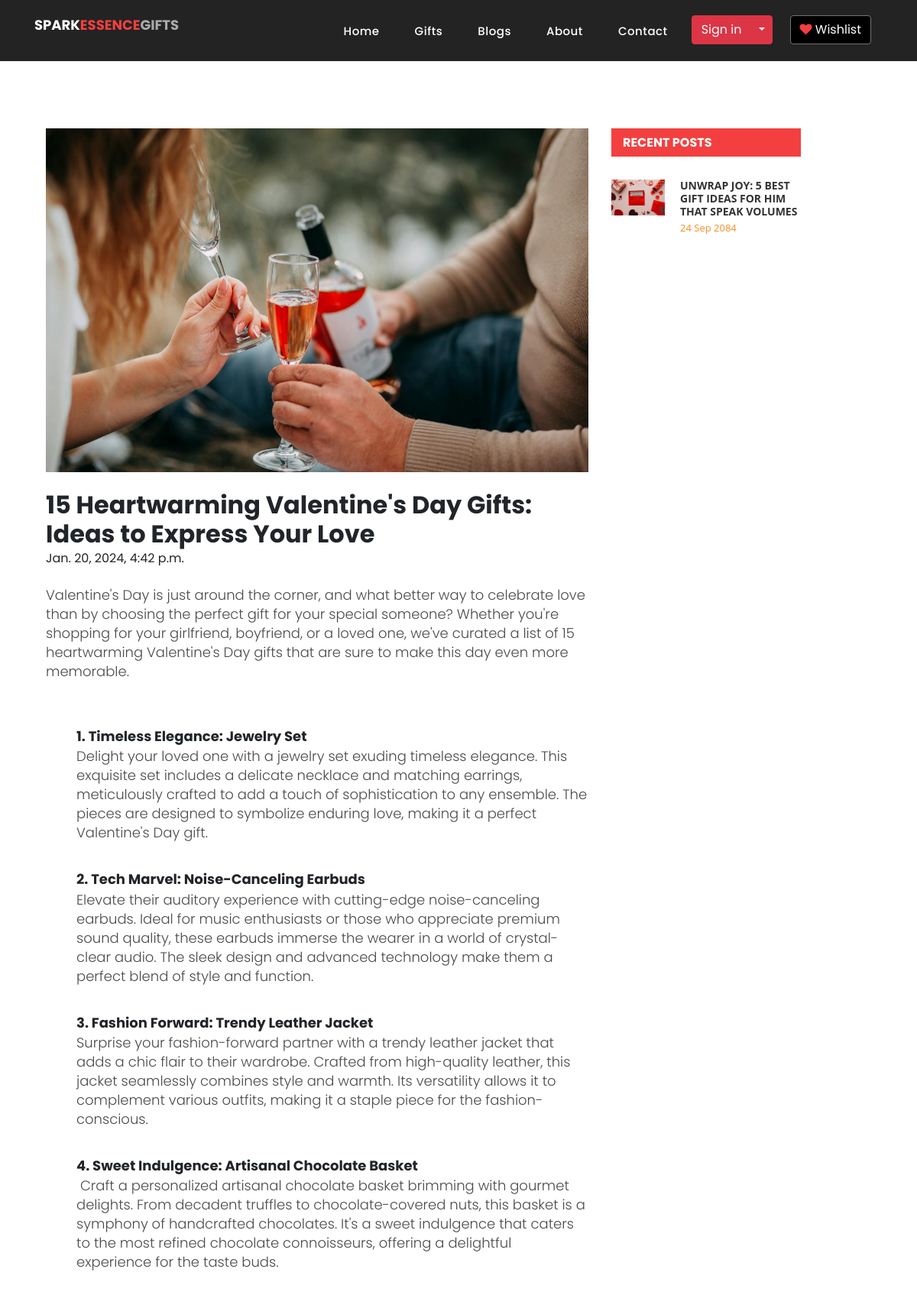
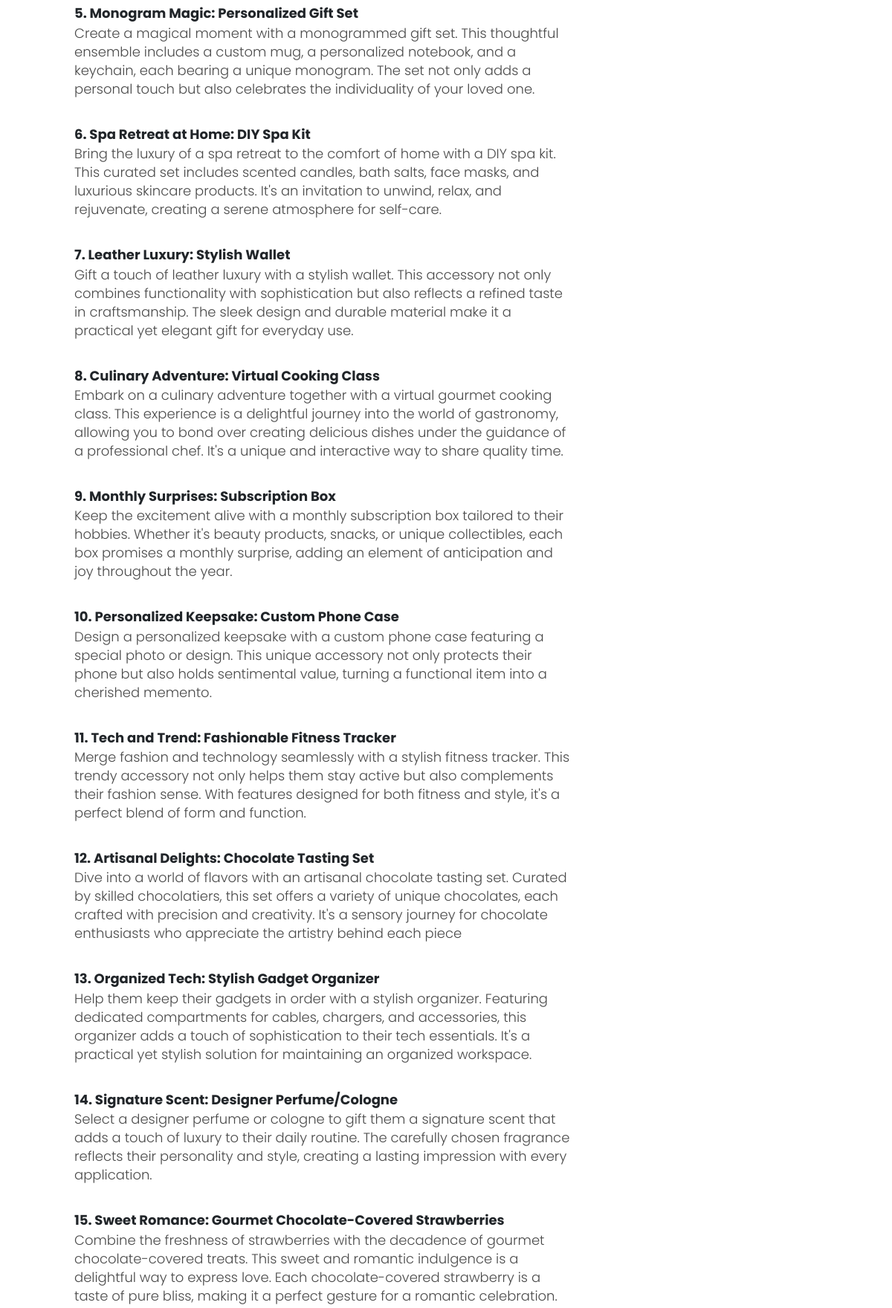
/blogs/15-heartwarming-valentines-day-gifts-ideas-to-expr/ (upper part), run on the app's committed database (2 pictures, top to bottom).
### evergiftful/models.py (models this page shows, shortened)
class BlogPost(models.Model):
    title = models.CharField(max_length=255)
    content = RichTextField(null=True, blank=True)
    image = models.ImageField(upload_to='blog_post_images/')
    image_alt = models.CharField(max_length=255, blank=True)
    slug = AutoSlugField(populate_from='title', unique=True)
    date_created = models.DateTimeField(default=timezone.now)
    related_articles = models.ManyToManyField('self', blank=True)
    def get_absolute_url(self):
        return reverse("evergiftful:blog_detail", kwargs={'slug': self.slug})

### evergiftful/views.py (the view)
# urls.py: path('blogs/<slug:slug>/', BlogDetail.as_view(), name="blog_detail"),
class BlogDetail(DetailView):
    model = BlogPost
    template_name = 'evergiftful/blogpost_detail.html'
    def get_context_data(self, **kwargs):
        context = super().get_context_data(**kwargs)
        context['related_articles'] = self.object.related_articles.all()
        return context

### evergiftful/templates/evergiftful/blogpost_detail.html (shortened to what this page needs)
{% extends 'evergiftful/base.html' %}
{% load static %}
{% block content %}
<br><br><br><br><br><br>
<div class="mt-4" id="product-post">
    <div class="container  ">
        <div id="single-blog" class="page-section first-section">
            <div class="container">
                <div class="row">
                    <div class="product-item col-md-12 border-0">
                        <div class="row">
                            <div class="col-md-8">
                                    <div class="image">
                                        <div class="image-post">
                                            <img src="{{ object.image.url }}" alt=" {{ featured.image_alt}}" loading="lazy" style="width: 100%; height: 450px; object-fit: cover;">
                                        </div>
                                    </div>
                                    <br>
                                    <div class="product-content">
                                        <div class="product-title">
                                            <div style="display: inline-block;">
                                                <h2 class="font-weight-bold">{{ object.title }}</h2>
                                                <span>{{ object.date_created }}</span>
                                            </div>
                                        </div><br>
                                        <p>{{ object.content|safe|linebreaks}}</p>
                                    </div>
                            </div>
                            <div class="col-md-3 col-md-offset-1">
                                <div class="side-bar">
                                    <div class="recent-post">
                                        <h4>Recent Posts</h4>
                                        <div class="posts">
                                            {% for article in related_articles|slice:'2'  %}
                                            <div class="recent-post">
                                                <div class="recent-post-thumb">
                                                    <a href="{{ article.get_absolute_url }}"> <img src="{{ article.image.url }}" alt="">
                                                </div>
                                                <div class="recent-post-info">
                                                    <h6><a href="{{ article.get_absolute_url }}">{{article.title}}</a></h6>
                                                    <span>24 Sep 2084</span>
                                                </div>
                                            </div>
                                            {% endfor %}
                                        </div>
                                    </div>
                                </div>
                            </div>
                        </div>
                    </div>
                </div>
            </div>
        </div>
    </div>
</div>
{% endblock content %}

### static/css/templatemo-sixteen.css (style rules this page uses)
body { font-family: 'Poppins', sans-serif; overflow-x: hidden; text-rendering: optimizeLegibility; -webkit-font-smoothing: antialiased; -moz-osx-font-smoothing: grayscale; }
p { margin-bottom: 0px; font-size: 14px; font-weight: 300; color: #4a4a4a; line-height: 24px; }
a { text-decoration: none!important; }
h1,h2,h3,h4,h5,h6 { margin: 0px; }
.product-item { border: 1px solid #eee; margin-bottom: 30px; }
.product-item img { width: 100%; overflow: hidden; }
.side-bar h4 { width: 100%; font-size: 16px; font-weight: 700; color: #fff; text-transform: uppercase; background-color: #f33f3f; margin-top: 0px; padding: 9px 15px 9px 15px; }
.recent-post { overflow: hidden; margin-bottom: 20px; }
.recent-post-thumb { float: left; margin-right: 20px !important; width: 70px; height: 70px; }
.recent-post-info { overflow: hidden; }
.recent-post-info h6 { font-family: 'Open Sans', sans-serif; font-size: 14px; font-weight: 700; text-transform: uppercase; margin-top: 0; }
.posts { margin-top: 30px; margin-bottom: 30px; }
.recent-post-info a { color: #333; }
.recent-post-info span { font-family: 'Open Sans', sans-serif; font-size: 13px; color: #f78e21; }

### data on the page
BlogPost: image (picture), title "15 Heartwarming Valentine's Day Gifts: Ideas to Express Your Love", date_created "Jan. 20, 2024, 4:42 p.m.", content "Valentine's Day is just around the corner, and what better way to celebrate love than by choosing the perfect gift for your special someone? Whether you're shopping for your girlfriend, boyfriend, or a loved one, we've curated a list of 15 heartwarming Valentine's Day gifts that are sure to make this day even more memorable. 1. Timeless Elegance: Jewelry Set Delight your loved one with a jewelry set exuding timeless elegance. This exquisite set includes a delicate necklace and matching earrings, meticulously crafted to add a touch of sophistication to any ensemble. The pieces are designed to symbolize enduring love, making it a perfect Valentine's Day gift. 2. Tech Marvel: Noise-Canceling…"
BlogPost: image (picture), title "UNWRAP JOY: 5 BEST GIFT IDEAS FOR HIM THAT SPEAK VOLUMES"
